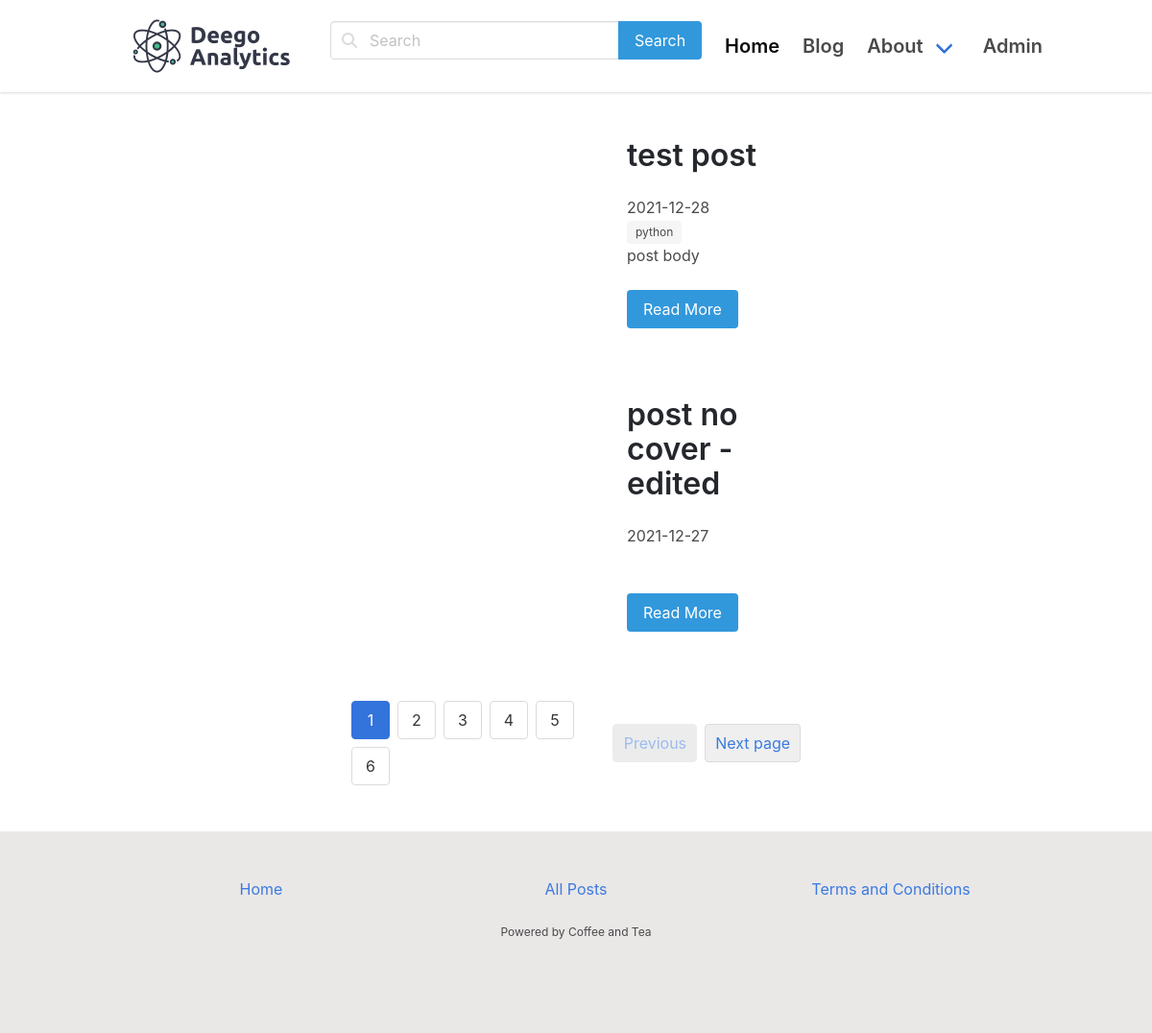
/blog/ (signed in), run on an earlier commit of the app's database.
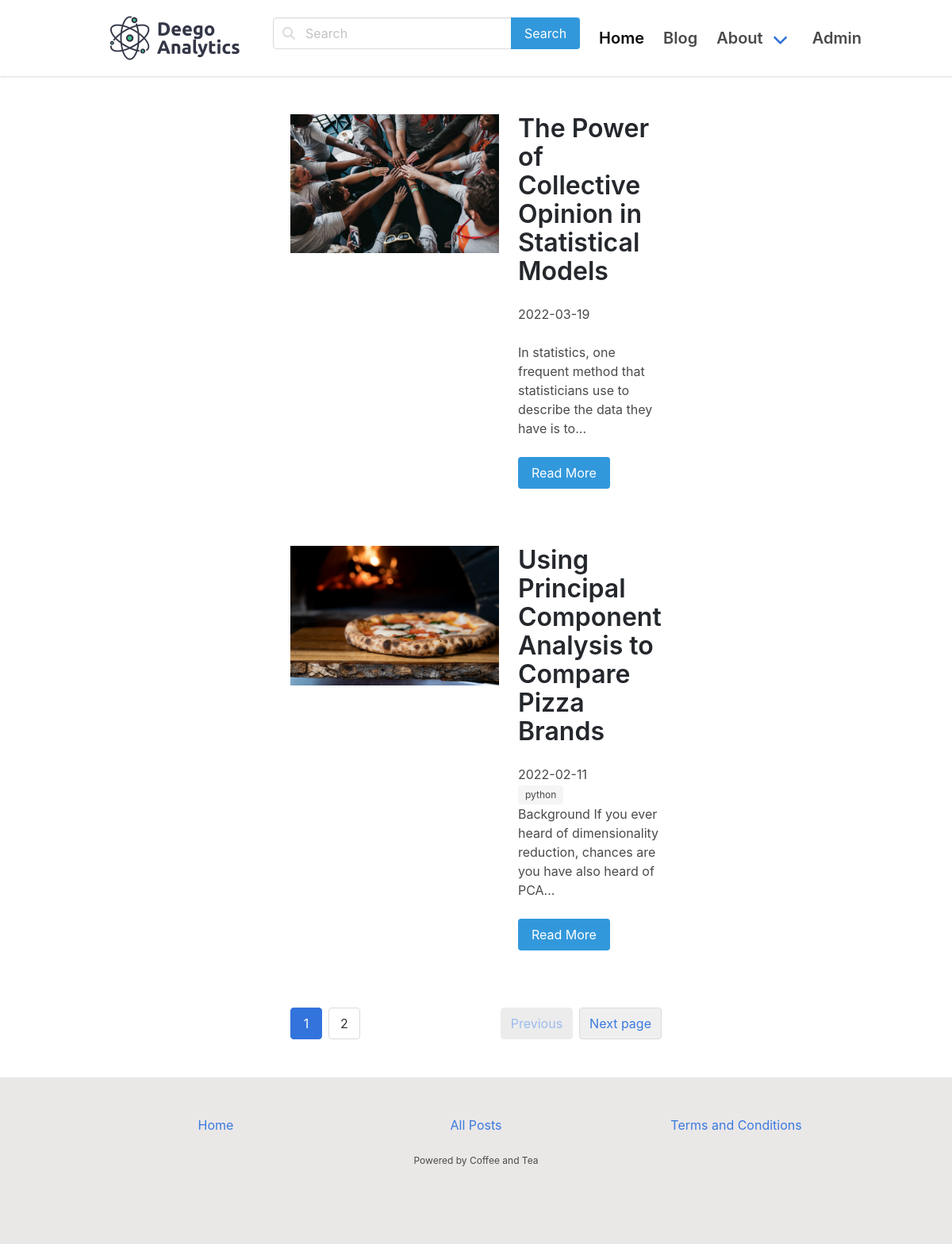
And on a later commit of the database.
### models.py (models this page shows, shortened)
class Post(db.Model):
    id = db.Column(db.Integer, primary_key=True)
    title = db.Column(db.String(140))
    slug = db.Column(db.String(140), unique=True)
    body = db.Column(db.Text)
    img_path = db.Column(db.String(100))
    created = db.Column(db.DateTime, default=datetime.now())
    tags = db.relationship('Tag', secondary=posts_tags,
                           backref=db.backref('posts'), lazy='dynamic')

class Tag(db.Model):
    id = db.Column(db.Integer, primary_key=True)
    title = db.Column(db.String(140))
    slug = db.Column(db.String(140), unique=True)

### posts/blueprint.py (the view)
@posts.route('/')
def posts_list():
    q = request.args.get('q')
    if q:
        posts = Post.query.filter(
            Post.title.contains(q) | Post.body.contains(q))
    else:
        posts = Post.query.order_by(Post.created.desc())
    page = request.args.get('page')
    if page and page.isdigit():
        page = int(page)
    else:
        page = 1
    pages = posts.paginate(page=page, per_page=2)
    return render_template('posts/posts.html', posts=posts, pages=pages)

### posts/templates/posts/posts.html (shortened to what this page needs)
{% extends 'base.html' %} {% block title %} All Posts {% endblock %} {% block
content %}
<section class="hero">
  <div class="hero-body">
    <div class="container">
      <div class="columns is-multiline">
        {% for post in pages.items %}
        <div class="column is-one-quarter"></div>
        <div class="column is-half">
          {% include 'posts/includes/card.html' %}
          <br />
        </div>
        <div class="column is-one-quarter"></div>
        {% endfor %}
        <div class="column is-one-quarter"></div>
        <div class="column is-half">
          <nav class="pagination" role="navigation" aria-label="pagination">
            <button
              class="pagination-previous"
              {%
              if
              not
              pages.has_prev
              %}
              disabled
              {%
              endif
              %}
            >
              <a href="./?page={{ pages.prev_num }}">Previous</a>
            </button>
            <button
              class="pagination-next"
            >
              <a href="./?page={{ pages.next_num }}">Next page</a>
            </button>
            <ul class="pagination-list">
              {% for page in pages.iter_pages() %}
              <li>
                <a
                  class="
                    pagination-link
                    {%
                    if
                    page
                    ==
                    pages.page
                    %}
                    is-current
                    {%
                    endif
                    %}
                  "
                  aria-label="Page 46"
                  aria-current="page"
                  href="./?page={{ page }}"
                  >{{ page}}</a
                >
              </li>
              {% endfor %}
            </ul>
          </nav>
        </div>
        <div class="column is-one-quarter"></div>
      </div>
    </div>
  </div>
</section>
{% endblock %}

### templates/base.html (shortened to what this page needs)
<!DOCTYPE html>
<html>
<head>
  <link rel="stylesheet" href="{{ url_for('static', filename='css/bulma.min.css') }}" />
  <link rel="stylesheet" type="text/css" href="{{ url_for('static', filename='css/stylesheet.css') }}" />
  <link rel="stylesheet" type="text/css" href="{{ url_for('static', filename='css/bulma-divider.min.css') }}" />
</head>
<nav class="navbar">
  <div class="container">
    <div class="navbar-brand">
      <a class="navbar-item" href="{{ url_for('index') }}">
        <img src="{{ url_for('static', filename='images/deego_analytics.png') }}" alt="Logo" class="logo" />
      </a>
    </div>
    <div id="navbarMenu" class="navbar-menu">
      <div class="navbar-end">
        <div class="navbar-item">
          <div class="control has-icons-left">
            <form method="GET">
              <div class="field has-addons">
                <div class="control">
                  <input class="input" type="search" placeholder="Search" name="q" />
                </div>
                <div class="control">
                  <button class="button is-info" type="submit">Search</button>
                </div>
              </div>
              <span class="icon is-left">
              </span>
            </form>
          </div>
        </div>
        <a class="navbar-item is-active is-size-5 has-text-weight-semibold" href="{{ url_for('index') }}">
          Home
        </a>
        <a class="navbar-item is-size-5 has-text-weight-semibold" href="{{ url_for('posts.posts_list') }}">
          Blog
        </a>
        <div class="
              navbar-item
              has-dropdown
              is-hoverable is-size-5
              has-text-weight-semibold
            ">
          <a class="navbar-link">About</a>
        </div>
        {% if current_user.has_role('admin') %}
        <a class="navbar-item is-size-5 has-text-weight-semibold" href="./admin">
          Admin
        </a>
        {% endif %}
      </div>
    </div>
  </div>
</nav>
{% block content %} {% endblock %} {% if current_user.is_authenticated %}
<div class="login-panel">
  <a href="{{ url_for('security.logout') }}" class="button">Logout</a>
</div>
{% endif %}
<footer class="footer">
  <div class="container">
    <div class="columns is-multiline">
      <div class="column has-text-centered">
        <a href="{{ url_for('index') }}">Home</a>
      </div>
      <div class="column has-text-centered">
        <a href="{{ url_for('posts.posts_list') }}">All Posts</a>
      </div>
      <div class="column has-text-centered">
        <a href="{{ url_for('terms') }}">Terms and Conditions</a>
      </div>
    </div>
    <div class="content is-small has-text-centered">
      <p>Powered by Coffee and Tea</p>
    </div>
  </div>
</footer>
</html>

### posts/templates/posts/includes/card.html
<div class="columns featured-post is-multiline">
  <div class="column is-12 post">
    <article class="columns featured">
      <div class="column is-7 post-img">
        {% if post.img_path %}
          <img src="{{ url_for('static', filename=post.img_path) }}">
        {% else %}
          <img src="https://cdn.emk.dev/templates/featured-image.png" alt="" />
        {% endif %}
      </div>
      <div class="column is-5 featured-content va">
        <div>
          <h1 class="title post-title">{{ post.title }}</h1>
          <time datetime="2016-1-1">{{ post.created.date() }}</time>
          <br />
          {% for tag in post  .tags %}
          <a href="{{ url_for('posts.tag_detail', slug=tag.slug) }}"
            ><span class="tag">{{ tag.title }}</span></a
          >
          {% endfor %}
          <br />
          <p class="post-excerpt">{{ post.body|striptags|truncate(100) }}</p>
          <br />
          <a
            href="{{ url_for('posts.post_detail', slug=post.slug) }}"
            class="button is-info"
            >Read More</a
          >
        </div>
      </div>
    </article>
  </div>
</div>

### static/css/stylesheet.css (style rules this page uses)
.va { display: flex; align-items: center; }
html { font-family: "Nunito Sans", sans-serif; color: white; }
a { color: #3b7adf; }
.hero { background: #fff; }
.title, .subtitle { color: #24272c; }
.login-panel { border: 1px solid #dddddd; border-radius: 2px; position: fixed; right: 50px; bottom: 30px; padding: 10px; }
nav.navbar { height: 6rem !important; box-shadow: 0 1px 3px 0 rgba(0, 0, 0, 0.1), 0 1px 2px 0 rgba(0, 0, 0, 0.06) !important; }
.footer { position: relative; bottom: 0; width: 100%; background-color: #eae7e7; }

What changed in the data, as far as the page shows it:
removed Post: title "test post", created "2021-12-28", body "post body", Tag (title "python")
removed Post: title "post no cover - edited", created "2021-12-27"
now on this page (row edited): Post: img_path (picture), title "The Power of Collective Opinion in Statistical Models", created "2022-03-19", body "In statistics, one frequent method that statisticians use to describe the data they have is to..."
now on this page (row edited): Post: img_path (picture), title "Using Principal Component Analysis to Compare Pizza Brands", created "2022-02-11", body "Background If you ever heard of dimensionality reduction, chances are you have also heard of PCA...", Tag (title "python")
Also different on the page:
list line gone: "3"
list line gone: "4"
list line gone: "5"
list line gone: "6"
